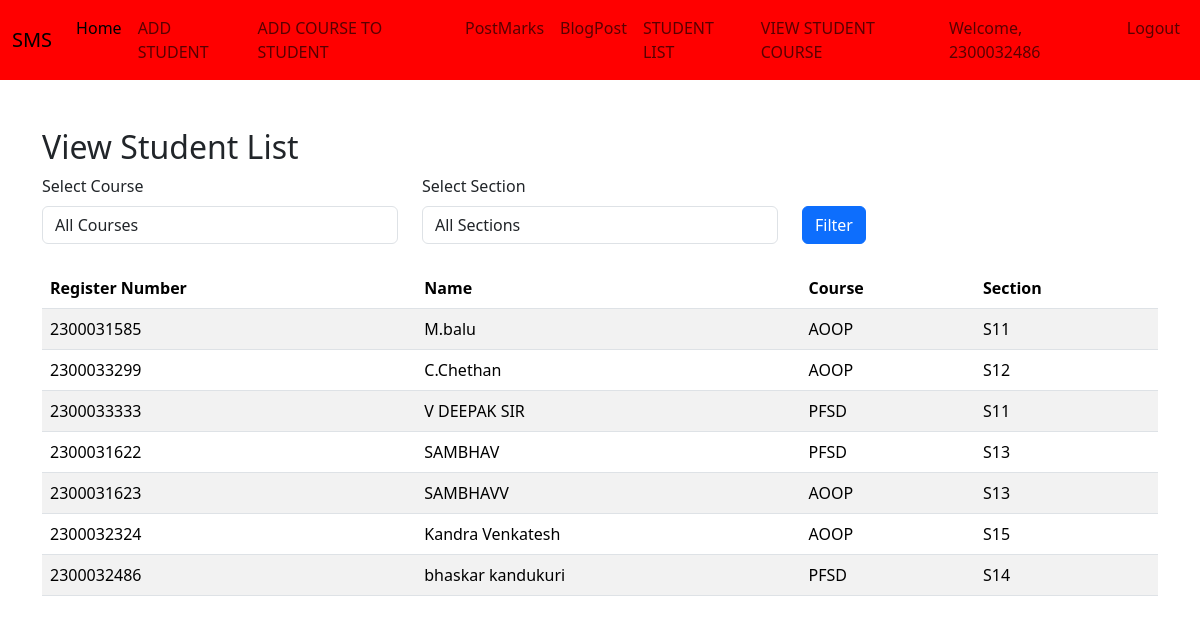
Screenshot of /facultyapp/view_student_list/ (signed in) with the database file from the repository.
### adminapp/models.py (models this page shows, shortened)
class StudentList(models.Model):
    Register_Number = models.CharField(max_length=20, unique=True)
    Name = models.CharField(max_length=100)
    user = models.OneToOneField(User, on_delete=models.CASCADE, null=True)

### facultyapp/models.py (models this page shows, shortened)
class AddCourse(models.Model):
    COURSE_CHOICES = [
        ('AOOP', 'Advanced Object-Oriented Programming'),
        ('PFSD', 'Python Full Stack Development'),
    ]
    SECTION_CHOICES = [
        ('S11', 'Section S11'),
        ('S12', 'Section S12'),
        ('S13', 'Section S13'),
        ('S14', 'Section S14'),
        ('S15', 'Section S15'),
    ]
    student = models.ForeignKey(StudentList, on_delete=models.CASCADE)
    course = models.CharField(max_length=50, choices=COURSE_CHOICES)
    section = models.CharField(max_length=50, choices=SECTION_CHOICES)

### facultyapp/views.py (the view)
# urls.py: path('view_student_list/',views.view_student_list,name='view_student_list'),
def view_student_list(request):
    course = request.GET.get('course')
    section = request.GET.get('section')
    student_courses = AddCourse.objects.all()
    if course:
        student_courses = student_courses.filter(course=course)
    if section:
        student_courses = student_courses.filter(section=section)
    students = StudentList.objects.filter(id__in=student_courses.values('student_id'))
    course_choices = AddCourse.COURSE_CHOICES
    section_choices = AddCourse.SECTION_CHOICES
    context = {
        'students': students,
        'course_choices': course_choices,
        'section_choices': section_choices,
        'selected_course': course,
        'selected_section': section,
    }
    return render(request, 'facultyapp/view_student_list.html', context)

### templates/facultyapp/view_student_list.html (shortened to what this page needs)
{% extends 'Navbar/FacultyNavbar.html' %}
{% load static %}
{% block body %}
    <div class="container mt-5">
        <h2>View Student List</h2>
        <form method="get" class="mb-4">
            <div class="row">
                <div class="col-md-4">
                    <label for="course" class="form-label">Select Course</label>
                    <select name="course" id="course" class="form-control">
                        <option value="">All Courses</option>
                    </select>
                </div>
                <div class="col-md-4">
                    <label for="section" class="form-label">Select Section</label>
                    <select name="section" id="section" class="form-control">
                        <option value="">All Sections</option>
                    </select>
                </div>
                <div class="col-md-4 mt-4">
                    <button type="submit" class="btn btn-primary mt-2">Filter</button>
                </div>
            </div>
        </form>
        <table class="table table-striped">
            <thead>
                <tr>
                    <th>Register Number</th>
                    <th>Name</th>
                    <th>Course</th>
                    <th>Section</th>
                </tr>
            </thead>
            <tbody>
                {% if students %}
                    {% for student in students %}
                        <tr>
                            <td>{{ student.Register_Number }}</td>
                            <td>{{ student.Name }}</td>
                            <td>{{ student.addcourse_set.first.course }}</td>
                            <td>{{ student.addcourse_set.first.section }}</td>
                        </tr>
                    {% endfor %}
                {% else %}
                    <tr>
                        <td colspan="4" class="text-center">No students found.</td>
                    </tr>
                {% endif %}
            </tbody>
        </table>
    </div>
{% endblock %}

### templates/Navbar/FacultyNavbar.html (shortened to what this page needs)
<!DOCTYPE html>
<html lang="en">
<head>
    <link href="https://cdn.jsdelivr.net/npm/bootstrap@5.3.3/dist/css/bootstrap.min.css" rel="stylesheet">
</head>
<body>
<nav class="navbar navbar-expand-lg navbar-red">
  <div class="container-fluid">
    <a class="navbar-brand" href="{% url 'projecthomepage' %}">SMS</a>
    <div class="collapse navbar-collapse" id="navbarNavDropdown">
      <ul class="navbar-nav">
        <li class="nav-item">
          <a class="nav-link active" aria-current="page" href="#">Home</a>
        </li>
        <li class="nav-item">
          <a class="nav-link" href="{% url 'add_student' %}">ADD STUDENT</a>
        </li>
                  <li class="nav-item">
          <a class="nav-link" href="{% url 'facultyapp:add_course' %}">ADD COURSE TO STUDENT</a>
        </li>
                    <li class="nav-item">
          <a class="nav-link" href="{% url 'facultyapp:post_marks' %}">PostMarks</a>
        </li>
          <li class="nav-item">
          <a class="nav-link" href="{% url 'facultyapp:add_blog' %}">BlogPost</a>
        </li>
        <li class="nav-item">
          <a class="nav-link" href="{% url 'student_list' %}">STUDENT LIST</a>
                  <li class="nav-item">
          <a class="nav-link" href="{% url 'facultyapp:view_student_list' %}"> VIEW STUDENT COURSE</a>
      </ul>
      <ul  class="navbar-nav ms-auto">
<li>
        {% if user.is_authenticated %}
        <li class="nav-item">
        <span class="nav-link">Welcome, {{ user.username }}</span>
    </li>
          <li class="nav-item">
          <a class="nav-link" href="{% url 'logout' %}">Logout</a>
          </li>
        {% endif %}
 </li>
      </ul>
    </div>
  </div>
</nav>
{% block body %}
{% endblock %}
</body>
</html>

### templates/Navbar/FacultyNavbar.html (style rules this page uses)
.navbar-red { background-color:Red !important; }

### rows the page displays
StudentList: Register_Number "2300031585", Name "M.balu", addcourse_set.first.course "AOOP", addcourse_set.first.section "S11"
StudentList: Register_Number "2300033299", Name "C.Chethan", addcourse_set.first.course "AOOP", addcourse_set.first.section "S12"
StudentList: Register_Number "2300033333", Name "V DEEPAK SIR", addcourse_set.first.course "PFSD", addcourse_set.first.section "S11"
StudentList: Register_Number "2300031622", Name "SAMBHAV", addcourse_set.first.course "PFSD", addcourse_set.first.section "S13"
StudentList: Register_Number "2300031623", Name "SAMBHAVV", addcourse_set.first.course "AOOP", addcourse_set.first.section "S13"
StudentList: Register_Number "2300032324", Name "Kandra Venkatesh", addcourse_set.first.course "AOOP", addcourse_set.first.section "S15"
StudentList: Register_Number "2300032486", Name "bhaskar kandukuri", addcourse_set.first.course "PFSD", addcourse_set.first.section "S14"

### other values shown
{{ user.username }} "2300032486"
